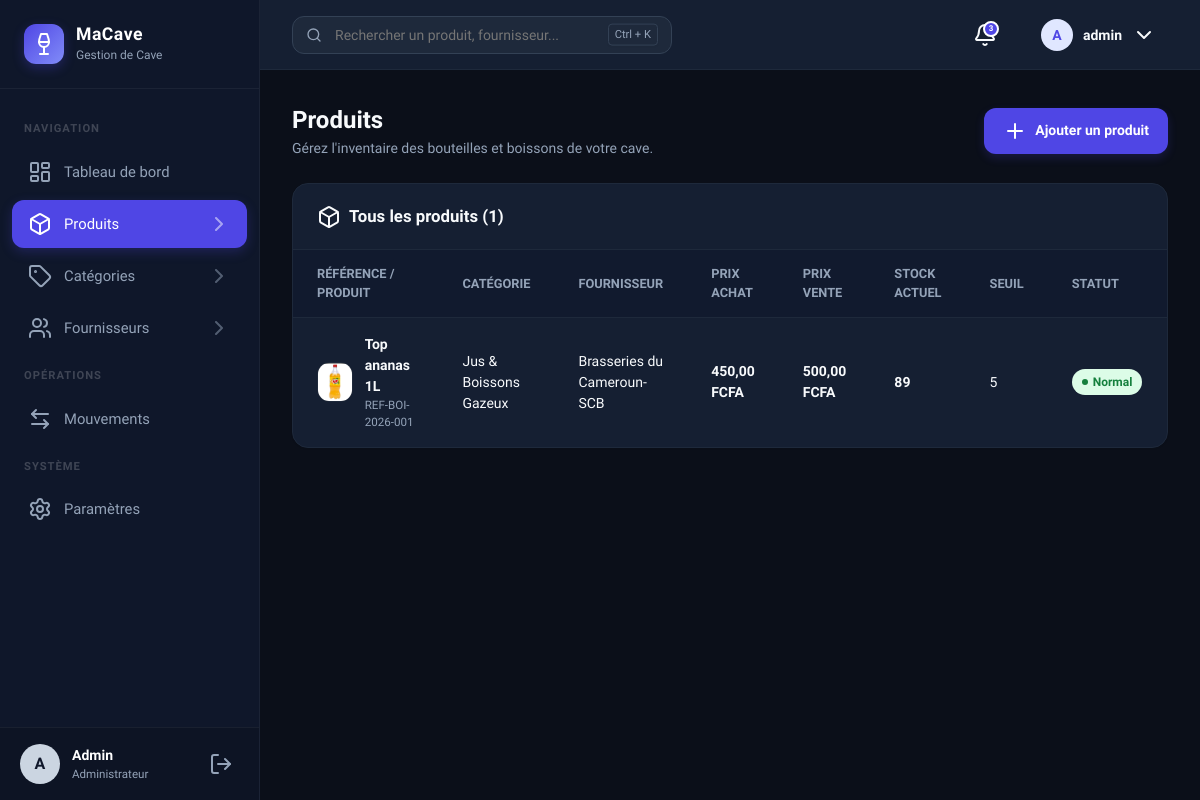
Page /produits/ (signed in) on the committed database.
### products/models.py (models this page shows, shortened)
class Produit(models.Model):
    cave = models.ForeignKey(Cave, on_delete=models.PROTECT, related_name="produits")
    categorie = models.ForeignKey(Categorie, on_delete=models.SET_NULL, null=True, blank=True, related_name="produits")
    fournisseur = models.ForeignKey(Fournisseur, on_delete=models.SET_NULL, null=True, blank=True, related_name="produits")
    reference = models.CharField(max_length=30, unique=True, blank=True)
    nom = models.CharField(max_length=150)
    prix_achat = models.DecimalField(max_digits=12, decimal_places=2)
    prix_vente = models.DecimalField(max_digits=12, decimal_places=2)
    stock_actuel = models.PositiveIntegerField(default=0)
    seuil_alerte = models.PositiveIntegerField(default=5)
    description = models.TextField(blank=True)
    image = models.ImageField(upload_to="produits/", blank=True, null=True)
    actif = models.BooleanField(default=True)
    est_supprime = models.BooleanField(default=False)
    date_suppression = models.DateTimeField(null=True, blank=True)
    date_creation = models.DateTimeField(auto_now_add=True)
    date_modification = models.DateTimeField(auto_now=True)
    class Meta:
        verbose_name = "Produit"
        verbose_name_plural = "Produits"
        ordering = ["nom"]
    @property
    def stock_faible(self):
        return self.stock_actuel <= self.seuil_alerte
    @property
    def en_rupture(self):
        return self.stock_actuel == 0

class Categorie(models.Model):
    nom = models.CharField(max_length=100, unique=True)
    description = models.TextField(blank=True)
    icone = models.CharField(max_length=100, blank=True, help_text="Classe d'icône CSS")
    date_creation = models.DateTimeField(auto_now_add=True)
    class Meta:
        verbose_name = "Catégorie"
        verbose_name_plural = "Catégories"
        ordering = ["nom"]

class Fournisseur(models.Model):
    nom = models.CharField(max_length=150)
    contact = models.CharField(max_length=150, blank=True)
    email = models.EmailField(blank=True)
    telephone = models.CharField(max_length=30, blank=True)
    adresse = models.CharField(max_length=255, blank=True)
    actif = models.BooleanField(default=True)
    date_creation = models.DateTimeField(auto_now_add=True)
    class Meta:
        verbose_name = "Fournisseur"
        verbose_name_plural = "Fournisseurs"
        ordering = ["nom"]

### products/views.py (the view, shortened to what this page needs)
# urls.py: path('produits/', views.produit_list, name='produit_list'),
@login_required
def produit_list(request):
    q = request.GET.get('q', '').strip()
    alerte = request.GET.get('alerte', '').strip()
    stock_faible = request.GET.get('stock_faible', '').strip()
    rupture = request.GET.get('rupture', '').strip()
    produits = Produit.objects.filter(est_supprime=False).select_related('categorie', 'fournisseur')
    if alerte == '1' or alerte == 'true':
        produits = produits.filter(stock_actuel__lte=F('seuil_alerte'))
    elif stock_faible == '1':
        produits = produits.filter(stock_actuel__gt=0, stock_actuel__lte=F('seuil_alerte'))
    elif rupture == '1':
        produits = produits.filter(stock_actuel__lte=0)
    active_filters = {
        'q': q,
        'alerte': alerte in ('1', 'true'),
        'stock_faible': stock_faible == '1',
        'rupture': rupture == '1'
    }
    has_active_filter = any(active_filters.values())
    context = {
        'produits': produits,
        'q': q,
        'active_filters': active_filters,
        'has_active_filter': has_active_filter
    }
    return render(request, 'products/produits/list.html', context)

### products/templates/products/produits/list.html (shortened to what this page needs)
{% extends 'products/base.html' %}
{% load static %}
{% block content %}
<div class="page-header">
    <div class="page-header-title">
        <h1>Produits</h1>
        <p>Gérez l'inventaire des bouteilles et boissons de votre cave.</p>
    </div>
    <div>
        <a href="{% url 'produit_create' %}" class="btn btn-primary">
            <i data-lucide="plus"></i>
            <span>Ajouter un produit</span>
        </a>
    </div>
</div>
<div class="card">
    <div class="card-header">
        <span class="card-title">
            <i data-lucide="box"></i>
            <span>Tous les produits ({{ produits|length }})</span>
        </span>
    </div>
    <div class="card-body p-0">
        <div class="table-responsive">
            <table class="table-modern">
                <thead>
                    <tr>
                        <th>Référence / Produit</th>
                        <th>Catégorie</th>
                        <th>Fournisseur</th>
                        <th>Prix Achat</th>
                        <th>Prix Vente</th>
                        <th>Stock Actuel</th>
                        <th>Seuil</th>
                        <th>Statut</th>
                    </tr>
                </thead>
                <tbody>
                    {% for produit in produits %}
                    <tr>
                        <td>
                            <div class="product-cell">
                                {% if produit.image %}
                                    <img src="{{ produit.image.url }}" alt="{{ produit.nom }}" class="product-img">
                                {% else %}
                                    <div class="product-img" style="display: flex; align-items: center; justify-content: center; background-color: var(--primary-light); color: var(--primary);">
                                        <i data-lucide="wine" style="width: 18px; height: 18px;"></i>
                                    </div>
                                {% endif %}
                                <div class="product-info-text">
                                    <a href="{% url 'produit_detail' produit.pk %}" class="product-name">{{ produit.nom }}</a>
                                    <span class="product-ref">{{ produit.reference }}</span>
                                </div>
                            </div>
                        </td>
                        <td>{{ produit.categorie.nom }}</td>
                        <td>{{ produit.fournisseur.nom }}</td>
                        <td><strong>{{ produit.prix_achat }} FCFA</strong></td>
                        <td><strong>{{ produit.prix_vente }} FCFA</strong></td>
                        <td><strong>{{ produit.stock_actuel }}</strong></td>
                        <td>{{ produit.seuil_alerte }}</td>
                        <td>
                            {% if produit.en_rupture %}
                                <span class="badge danger">Rupture</span>
                            {% elif produit.stock_faible %}
                                <span class="badge warning">Faible</span>
                            {% else %}
                                <span class="badge normal">Normal</span>
                            {% endif %}
                        </td>
                    </tr>
                    {% empty %}
                    <tr>
                        <td colspan="9" style="text-align: center; padding: 32px; color: var(--text-muted);">
                            Aucun produit n'a été trouvé dans l'inventaire. Cliquez sur "Ajouter un produit" pour commencer.
                        </td>
                    </tr>
                    {% endfor %}
                </tbody>
            </table>
        </div>
    </div>
</div>
{% endblock %}

### products/templates/products/base.html (shortened to what this page needs)
{% load static %}
<!DOCTYPE html>
<html lang="fr">
<head>
    <link rel="stylesheet" href="{% static 'products/css/style.css' %}">
</head>
<body class="{% if request.user.is_authenticated and request.user.profile.theme == 'dark' %}dark-mode{% endif %}">
    <div class="app-container">
        <aside class="sidebar">
            <div class="sidebar-brand">
                <div class="logo-icon">
                    <i data-lucide="wine"></i>
                </div>
                <div class="brand-info">
                    <span class="brand-name">MaCave</span>
                    <span class="brand-sub">Gestion de Cave</span>
                </div>
            </div>
            <div class="sidebar-menu-container">
                <nav class="sidebar-menu">
                    <span class="menu-section-title">Navigation</span>
                    <a href="{% url 'dashboard' %}" class="menu-item {% if request.resolver_match.url_name == 'dashboard' %}active{% endif %}">
                        <span class="menu-item-left">
                            <i data-lucide="layout-dashboard"></i>
                            <span>Tableau de bord</span>
                        </span>
                    </a>
                    <a href="{% url 'produit_list' %}" class="menu-item {% if 'produit' in request.resolver_match.url_name %}active{% endif %}">
                        <span class="menu-item-left">
                            <i data-lucide="box"></i>
                            <span>Produits</span>
                        </span>
                        <i data-lucide="chevron-right" class="arrow-icon"></i>
                    </a>
                    <a href="{% url 'categorie_list' %}" class="menu-item {% if 'categorie' in request.resolver_match.url_name %}active{% endif %}">
                        <span class="menu-item-left">
                            <i data-lucide="tag"></i>
                            <span>Catégories</span>
                        </span>
                        <i data-lucide="chevron-right" class="arrow-icon"></i>
                    </a>
                    <a href="{% url 'fournisseur_list' %}" class="menu-item {% if 'fournisseur' in request.resolver_match.url_name %}active{% endif %}">
                        <span class="menu-item-left">
                            <i data-lucide="users"></i>
                            <span>Fournisseurs</span>
                        </span>
                        <i data-lucide="chevron-right" class="arrow-icon"></i>
                    </a>
                    <span class="menu-section-title">Opérations</span>
                    <a href="{% url 'mouvement_list' %}" class="menu-item {% if request.resolver_match.url_name == 'mouvement_list' %}active{% endif %}">
                        <span class="menu-item-left">
                            <i data-lucide="arrow-left-right"></i>
                            <span>Mouvements</span>
                        </span>
                    </a>
                    <span class="menu-section-title">Système</span>
                    <a href="{% url 'settings' %}" class="menu-item {% if request.resolver_match.url_name == 'settings' %}active{% endif %}">
                        <span class="menu-item-left">
                            <i data-lucide="settings"></i>
                            <span>Paramètres</span>
                        </span>
                    </a>
                </nav>
            </div>
            <div class="sidebar-profile">
                <a href="{% url 'settings' %}?tab=profile" class="profile-details" style="cursor: pointer; text-decoration: none;">
                    <div class="profile-avatar">
                        {{ request.user.username|slice:":1"|upper }}
                    </div>
                    <div class="profile-text">
                        <span class="profile-name">{{ request.user.username|capfirst }}</span>
                        <span class="profile-role">
                            {% if request.user.is_superuser %}
                                Administrateur
                            {% else %}
                                Utilisateur
                            {% endif %}
                        </span>
                    </div>
                </a>
                <form action="{% url 'logout' %}" method="post" style="margin: 0; display: inline;">
                    <button type="submit" class="logout-btn" title="Se déconnecter">
                        <i data-lucide="log-out"></i>
                    </button>
                </form>
            </div>
        </aside>
        <main class="main-content">
            <header class="topbar">
                <div class="topbar-left">
                    <form action="{% url 'produit_list' %}" method="get" class="search-box">
                        <input type="text" name="q" value="{{ q|default:'' }}" placeholder="Rechercher un produit, fournisseur...">
                        <span class="search-kbd">Ctrl + K</span>
                    </form>
                </div>
                <div class="topbar-right">
                    <div class="icon-actions">
                        <button class="action-icon-btn" title="Notifications">
                            <span class="badge-dot">3</span>
                        </button>
                    </div>
                    <div class="user-dropdown">
                        <button class="user-profile-btn">
                            <div class="avatar">
                                {{ request.user.username|slice:":1"|upper }}
                            </div>
                            <span class="username">{{ request.user.username }}</span>
                            <i data-lucide="chevron-down"></i>
                        </button>
                    </div>
                </div>
            </header>
            <div class="content-body">
                {% block content %}{% endblock %}
            </div>
        </main>
    </div>
</body>
</html>

### rows in the picture
Produit: image (picture), nom "Top ananas 1L", reference "REF-BOI-2026-001", categorie.nom "Jus & Boissons Gazeux", fournisseur.nom "Brasseries du Cameroun-SCB", prix_achat "450,00", prix_vente "500,00", stock_actuel "89", seuil_alerte "5", shows "Normal"

### other values in the picture
{{ request.user.username|slice:":1"|upper }} "A"
{{ request.user.username|capfirst }} "Admin"
{{ request.user.username }} "admin"
{{ produits|length }} "1"
